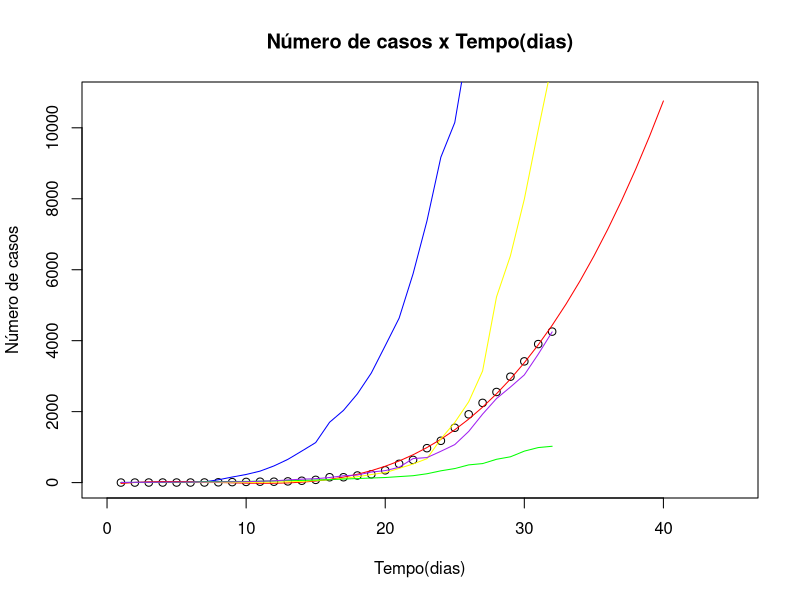

Source code (R):
library(corpcor)


#Função Geradora obtida no site: https://www.worldometers.info/coronavirus/country/brazil/
n_amostras <- 32

#Casos no Brasil
geradora_eixo_x = seq(1, n_amostras, 1)
geradora_eixo_y = c(1,1,2,2,2,2,3,8,13,19,25,25,34,52,77,151,151,200,234,346,529,640,970,1178,1546,1924,2247,2554,2985,3417,3904,4256)

#Comparacao com a Itália
italia_eixo_x = seq(1, n_amostras, 1)
italia_eixo_y = c(3,3,3,3,3,4,21,79,157,229,323,470,655,889,1128,1701,2036,2502,3089,3858,4636,5883,7375,9172,10149,12462,15113,17660,21157,24747,27980,31506)

#Comparacao com a India
india_eixo_x = seq(1, n_amostras, 1)
india_eixo_y = c(3,3,3,3,6,7,29,30,31,34,40,47,62,62,74,82,100,114,129,143,169,194,249,332,396,499,536,657,727,887,987,1024)

#Comparacao com a Espanha
espanha_eixo_x = seq(1, n_amostras, 1)
espanha_eixo_y = c(2,2,2,2,2,2,2,2,2,3,9,13,25,33,58,84,120,165,228,282,401,525,674,1231,1695,2277,3146,5232,6391,7988,9942,11826)

#Comparacao com Israel
israel_eixo_x = seq(1, n_amostras, 1)
israel_eixo_y = c(3,7,7,10,12,12,15,17,21,25,39,50,75,97,109,143,193,213,298,337,433,677,705,883,1071,1442,1930,2369,2693,3035,3619,4247)

#------------------------------------------------------------------------------------------------------------------------------

#Funções:

createH = function(eixo_x, n_lines, n_col){
  matriz = matrix(nrow = n_lines+1, ncol = n_col)
  a <- 1
  for(t in 1 : n_col){
    for(k in 0 : n_lines){
      matriz[a] <- (eixo_x[t])^(n_lines-k)
      a<- a+1
    }
  }
  matriz = t(matriz)
  return(matriz)
}

calculateY = function(eixo_x, n_pontos, coefficients_vec, grau){
  saida_y <- rep(0, n_pontos)
  for(i in 1 : n_pontos){
    saida_y[i]<- 0
    for(j in 0 : grau){
      saida_y[i] <- saida_y[i] + coefficients_vec[j+1]*(eixo_x[i]^(grau-j))
    }
  }
  return(saida_y)
}

#------------------------------------------------------------------------------------------------------------------------------

#Aproximação:

#Grau do polinômio e número de amostras
grau <- 3
n_pontos_saida <- 40

#Gerando H:
matriz_h = createH(geradora_eixo_x, grau, n_amostras)

#Gerando W
vector_w = pseudoinverse(matriz_h) %*% geradora_eixo_y

#Construindo polinômio aproximado
aprox_eixo_x = seq(1, n_pontos_saida, 1)
aprox_eixo_y = calculateY(aprox_eixo_x, n_pontos_saida, vector_w, grau)

#------------------------------------------------------------------------------------------------------------------------------

#Plotando Geradora, função aproximada e dados de outros países

plot(geradora_eixo_x, geradora_eixo_y, col="black", xlab="Tempo(dias)", ylab="Número de casos", xlim = c(0,n_pontos_saida+5), ylim = c(0,aprox_eixo_y[n_pontos_saida]+100), main="Número de casos x Tempo(dias)") # Plot amostras
#lines(geradora_eixo_x, geradora_eixo_y, col = "green")  # Plot geradora
lines(aprox_eixo_x, aprox_eixo_y, col = "red")  # Plot aproximação
lines(italia_eixo_x, italia_eixo_y, col = "blue")  # Plot casos italia
lines(espanha_eixo_x, espanha_eixo_y, col = "yellow")  # Plot casos Espanha
lines(india_eixo_x, india_eixo_y, col = "green")  # Plot casos India
lines(israel_eixo_x, israel_eixo_y, col = "purple")  # Plot casos Israel
